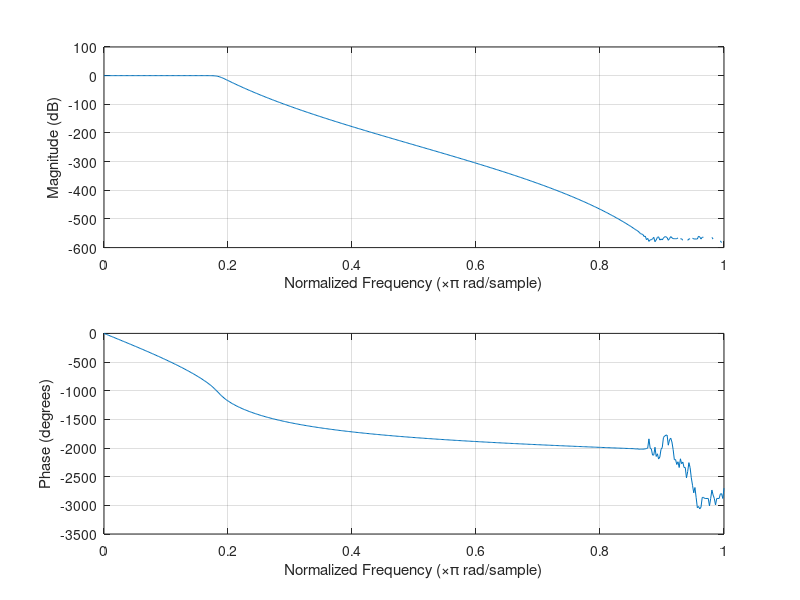
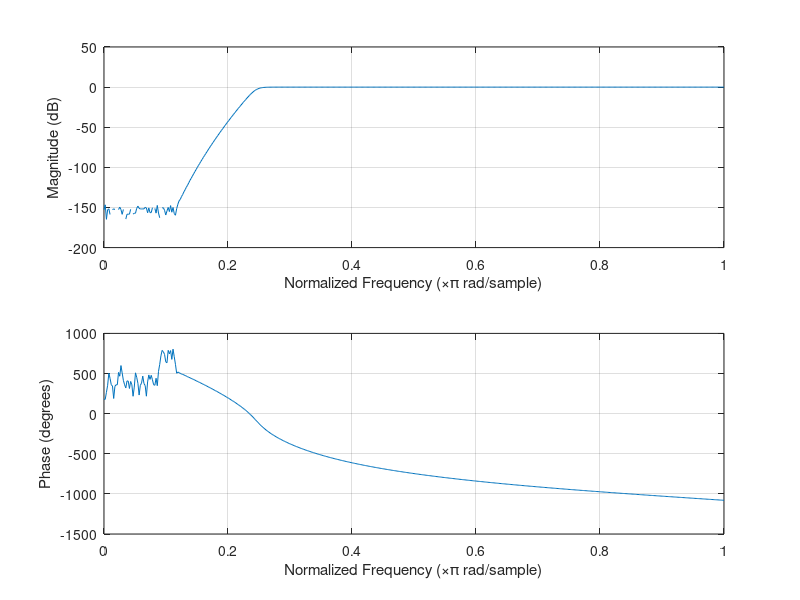
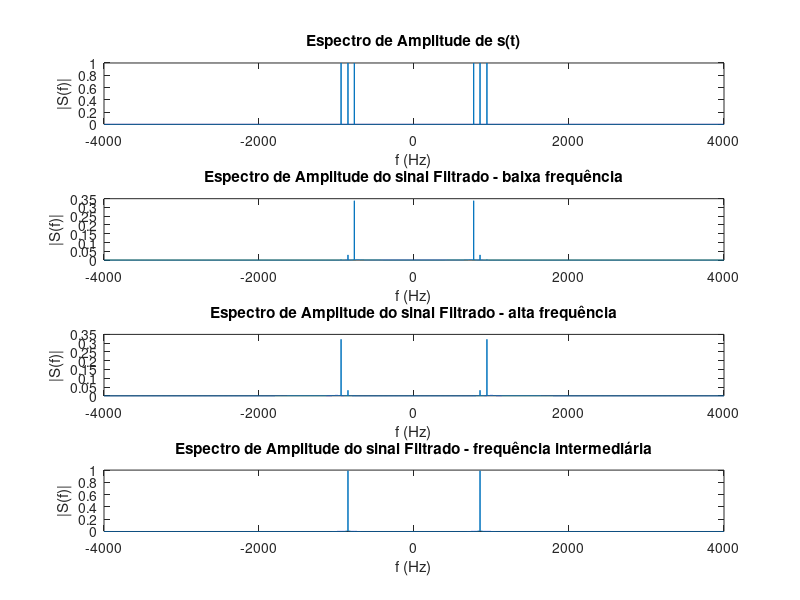

Source code (MATLAB) for these figures, in order:
close all

load('bcoeflow2.mat');
load('bcoefhigh2.mat');
load('bcoefmid2.mat');
%% Sinal 
tmin = 0;             
tmax = 2;
Fs=8000;
Ts=1/Fs;
L=(tmax-tmin)/Ts;

t=0:Ts:tmax-Ts;             
s = sin(2*pi*770*t) + sin(2*pi*852*t) + sin(2*pi*941*t);
S = fft(s);
S = abs(2*S/L);
S = fftshift(S);  

%% Filtros IIR importados do filterDesigner
figure,freqz(bnum_low,bden_low);
 
s_f_low = filter(bnum_low,bden_low,s);
S_F_low = fft(s_f_low);
S_F_low = abs(2*S_F_low/L);
S_F_low=fftshift(S_F_low);  

figure,freqz(bnum_high,bden_high);
 
s_f_high = filter(bnum_high,bden_high,s);
S_F_high = fft(s_f_high);
S_F_high = abs(2*S_F_high/L);
S_F_high=fftshift(S_F_high);      

figure,freqz(bnum_high,bden_high);
 
s_f_mid = filter(bnum_mid,bden_mid,s);
S_F_mid = fft(s_f_mid);
S_F_mid = abs(2*S_F_mid/L);
S_F_mid=fftshift(S_F_mid); 

%% Gráficos
freq = Fs*(-(L/2):(L/2)-1)/L;
subplot(4,1,1),plot(freq,S)
title('Espectro de Amplitude de s(t)')
xlabel('f (Hz)')
ylabel('|S(f)|')
subplot(4,1,2),plot(freq,S_F_low)
title('Espectro de Amplitude do sinal Filtrado - baixa frequência')
xlabel('f (Hz)')
ylabel('|S(f)|')
subplot(4,1,3),plot(freq,S_F_high)
title('Espectro de Amplitude do sinal Filtrado - alta frequência')
xlabel('f (Hz)')
ylabel('|S(f)|')
subplot(4,1,4),plot(freq,S_F_mid)
title('Espectro de Amplitude do sinal Filtrado - frequência intermediária')
xlabel('f (Hz)')
ylabel('|S(f)|')